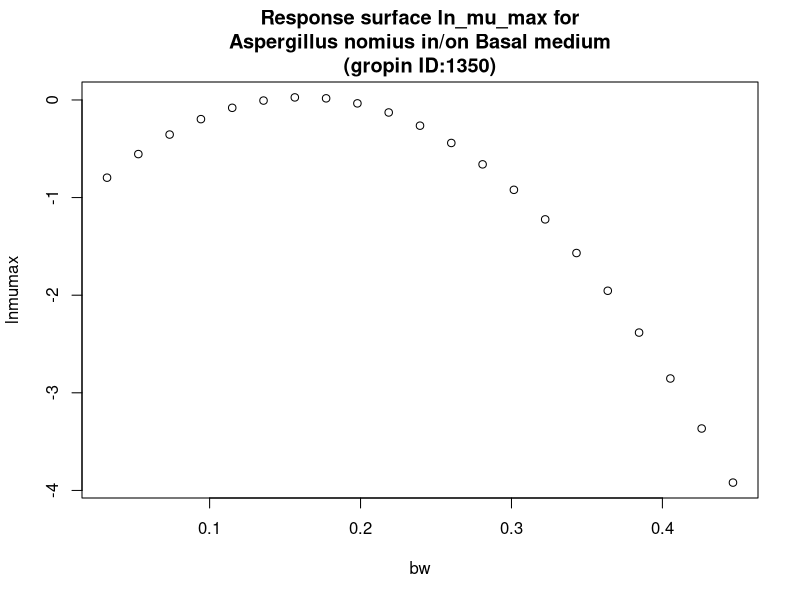

Recreate this plot in R.
#############################
# start of Parameter script
#############################
bw <- seq(0.032032,0.446753246753247,length.out=21)
#############################
# end of Parameter script
#############################
############################# 
# start of Model script Gropin ID 1350 
#############################
 
# constant coefficients for this model
 
variables <- data.frame(bw)
argumentsPar <- unique.data.frame(expand.grid(variables))
 
# heart of the model
response_surface <- function(bw) {
   mumax <-(-1.2520+15.790*bw-48.71*bw^2)

	return(mumax=mumax)
} 

# output parameters
responseSurface <- cbind(argumentsPar,response_surface(argumentsPar['bw']))
colnames(responseSurface) <- c(colnames(argumentsPar),'lnmumax')
#############################
# End of Model script
#############################
############################# 
# start of Visualisation script Gropin ID 1350 
#############################
titleText <-'Response surface ln_mu_max for
Aspergillus nomius in/on Basal medium
(gropin ID:1350)'
plot(bw,responseSurface$'lnmumax',xlab='bw',
                          ylab='lnmumax',main=titleText)
#############################
# End of Visualisation script
#############################
